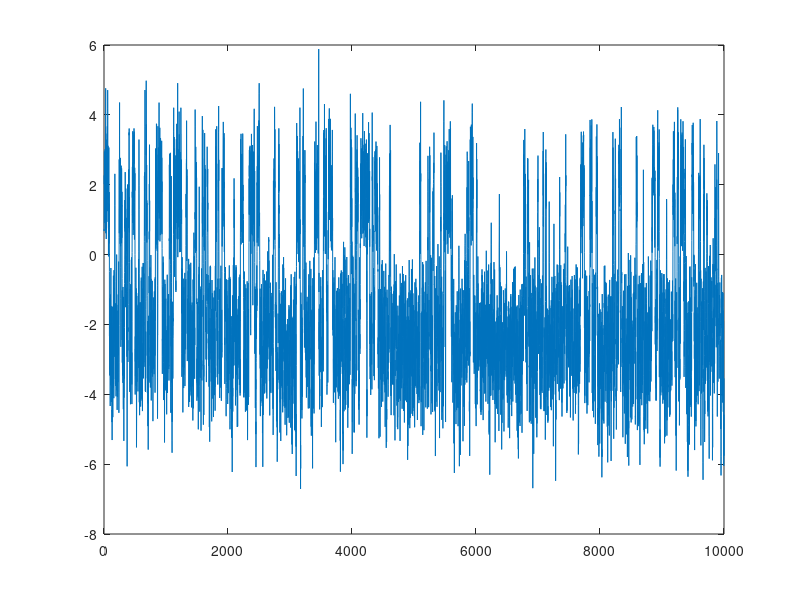

Recreate this plot in MATLAB. (Note: this script raises an error after producing the figure.)
%% SETAR(2;1;1)
N = 10000;
e = randn(N,1);
x = zeros(N,1);

% Parameters 
r1 = 0; % threshold
a0 = [-1.0, 1.0]; % coefficients a_0^J
a1 = [0.6, 0.4]; % coefficients a_1^J

% Initialize the process depending on the regime
if 0 <= r1
    x(1) = sqrt(1 / (1 - a1(1)^2)) * e(1);
else
    x(1) = sqrt(1 / (1 - a1(2)^2)) * e(1);
end

% Simulate the process
for n=2:N
    if x(n-1) <= r1
        x(n) = a0(1) + a1(1)*x(n-1) + e(n);
    else
        x(n) = a0(2) + a1(2)*x(n-1) + e(n);
    end
end

% Plot
figure;
plot(x)
yline(r1, 'k--')
xlabel("Time")
ylabel("x_t")
title("Simulation of SETAR(2;1;1)")

%% 
% Iterate over multiple values of d
best_val = Inf;
for d = 1:10
    Q = @(p) sum((x(d+1:N) ...
        - (p(1) + p(2).*x(d:N-1)).*(x(1:N-d)<=p(5)) ...
        - (p(3) + p(4).*x(d:N-1)).*(x(1:N-d)>p(5))).^2);
    
    %Q = @(p) sum((x(d+1:N) ...
    %    - (-1 + p(1)*x(d:N-1)).*(x(1:N-d)<=r1) ...
    %    - (1 + p(2)*x(d:N-1)).*(x(1:N-d)>r1)).^2);

    options = optimset('MaxIter', 1000, 'MaxFunEvals', 10000, 'Display', 'off', 'TolX', 1e-6, 'TolFun', 1e-6);
    p0 = [-1, 0, 1, 0, 0];
    %p0 = [0,0];
    % Find minimum using fminsearch
    [p_opt, fval] = fminsearch(Q, p0, options);
    if fval < best_val
        best_val = fval;
        best_d = d;
        best_p = p_opt;
        best_r = r;
    end
end

%% 
% Iterate over multiple values of d and r
best_val = Inf;
for d = 1:10
    r_cands = linspace(min(x), max(x), 100);
    for r = r_cands
        Q = @(p) sum((x(d+1:N) ...
            - (p(1) + p(2)*x(d:N-1)).*(x(1:N-d)<=r) ...
            - (p(3) + p(4)*x(d:N-1)).*(x(1:N-d)>r)).^2);
        
        %Q = @(p) sum((x(d+1:N) ...
        %    - (-1 + p(1)*x(d:N-1)).*(x(1:N-d)<=r1) ...
        %    - (1 + p(2)*x(d:N-1)).*(x(1:N-d)>r1)).^2);
    
        options = optimset('MaxIter', 1000, 'MaxFunEvals', 10000, 'Display', 'off', 'TolX', 1e-6, 'TolFun', 1e-6);
        p0 = [-1, 0, 1, 0];
        %p0 = [0,0];
        % Find minimum using fminsearch
        [p_opt, fval] = fminsearch(Q, p0, options);
        if fval < best_val
            best_val = fval;
            best_d = d;
            best_p = p_opt;
            best_r = r;
        end
    end
end